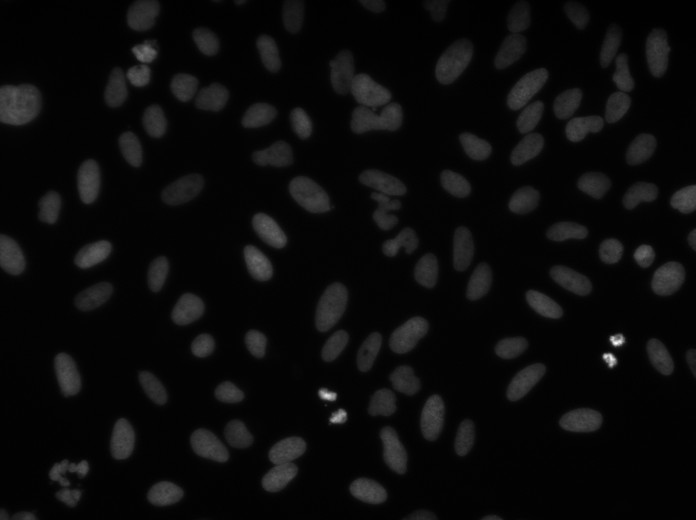
//> input picture laboratory/laboratory_02/img/45701.jpg, 696 x 520 px
$ ./exercise_02   (built with g++ and OpenCV 4)
//> lines starting //> are read from the running program, lines starting //| are printed output that depends on the picture
#include <iostream>
#include <string>
#include <opencv2/opencv.hpp>

#define DIMENSION 256

using namespace std;
using namespace cv;

Mat create_gaussian_kernel(int kernel_size, double sigma) {
    Mat kernel = Mat::zeros(kernel_size, kernel_size, CV_64F);
    int m = kernel_size / 2;
    double sum = 0.0;

    for (int i = -m; i <= m; i++) {
        for (int j = -m; j <= m; j++) {
            double val = exp(-(i * i + j * j) / (2 * sigma * sigma)) / (2 * CV_PI * sigma * sigma);
            kernel.at<double>(i + m, j + m) = val;
            sum += val;
        }
    }

    kernel /= sum;
    return kernel;
}

Mat apply_filter(const Mat& src, const Mat& kernel) {
    Mat dst = Mat::zeros(src.size(), src.type());
    int m = kernel.rows / 2;

    for (int i = m; i < src.rows - m; i++) {
        for (int j = m; j < src.cols - m; j++) {
            double sum = 0.0;
            for (int ki = -m; ki <= m; ki++) {
                for (int kj = -m; kj <= m; kj++) {
                    sum += src.at<uchar>(i + ki, j + kj) * kernel.at<double>(ki + m, kj + m);
                }
            }
            dst.at<uchar>(i, j) = saturate_cast<uchar>(sum);
        }
    }
    return dst;
}

Mat apply_mode_filter(const Mat& src, int kernel_size) {
    Mat dst = src.clone();
    int radius = kernel_size / 2;

    for (int y = radius; y < src.rows - radius; y++) {
        for (int x = radius; x < src.cols - radius; x++) {

            int histogram[256] = {0};

            for (int ky = -radius; ky <= radius; ky++) {
                for (int kx = -radius; kx <= radius; kx++) {
                    uchar pixel = src.at<uchar>(y + ky, x + kx);
                    histogram[pixel]++;
                }
            }

            int mode = 0;
            int max_count = 0;
            for (int i = 0; i < 256; i++) {
                if (histogram[i] > max_count) {
                    max_count = histogram[i];
                    mode = i;
                }
            }

            dst.at<uchar>(y, x) = (uchar)mode;
        }
    }
    return dst;
}

int main() {
    string image_path = "img/45701.jpg";

    Mat image = imread(image_path);
//> image is the input picture: 520 rows x 696 cols, CV_8UC3; min 0, max 253, mean 11.1

    if (image.empty()) {
        cout << "Error: Could not read the image at path: " << image_path << endl;
        return 1;
    }

    cout << "Image loaded successfully." << endl;

    Mat gray_image;
    cvtColor(image, gray_image, COLOR_BGR2GRAY);

    resize(gray_image, gray_image, Size(DIMENSION, DIMENSION));
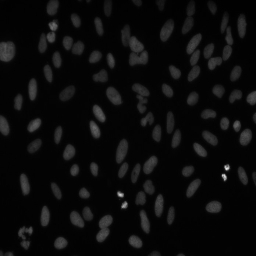
//> gray_image: 256 rows x 256 cols, CV_8UC1; min 0, max 232, mean 11

    imshow("Original Image", gray_image);

    int kernel_size = 9;
    double sigma = 3.0;

    Mat kernel = create_gaussian_kernel(kernel_size, sigma);
    Mat blurred = apply_filter(gray_image, kernel);

    Mat mean_kernel = Mat::ones(kernel_size, kernel_size, CV_64F) / (kernel_size * kernel_size);
    Mat mean_blurred = apply_filter(gray_image, mean_kernel);

    Mat median_blurred;
    medianBlur(gray_image, median_blurred, kernel_size);

    Mat mode_blurred = apply_mode_filter(gray_image, kernel_size);
//> after the loop in apply_mode_filter, `for (int y = radius; y < src.rows - radius; y++)`:
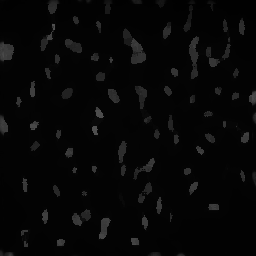
//> dst: 256 rows x 256 cols, CV_8UC1; min 0, max 79, mean 6.7

    imshow("Blurred Image", blurred);
    imshow("Mean Blurred Image", mean_blurred);
    imshow("Median Blurred Image", median_blurred);
    imshow("Modal Blurred Image", mode_blurred);

    while (waitKey(0) != 'q');
//> the 'q' key is pressed

    destroyAllWindows();

    return 0;
}
